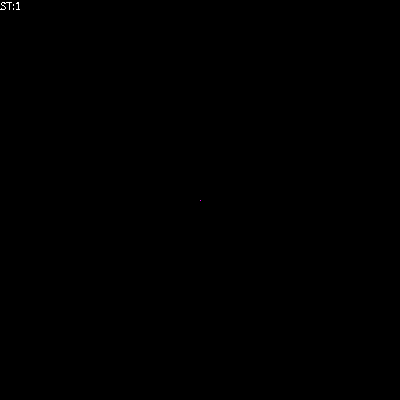
Frame 1 (no input)
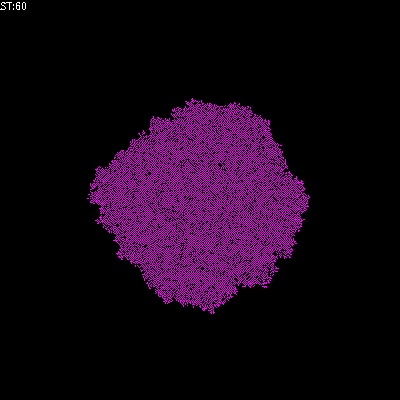
Frame 60 (the mouse pressed at the canvas centre just before this capture)
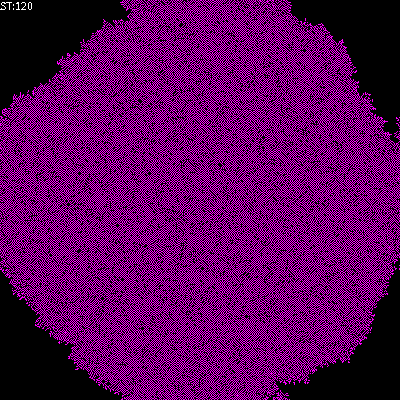
Frame 120 (the mouse held since frame 60 and released just before this capture)

The Processing sketch that drew these frames (run headless with seeded random() and noise(); from frame 60 on, the mouse is pressed at the canvas centre):

// Processing sketch: automat_MC_wzrost2D0
// ── automat_MC_wzrost2D0.pde
// Dwuwymiarowy, probalilistyczny (kroki MC) automat komórkowy - reguła "Żyj jesli nie masz za dużo sąsiadów". 
// Zasiewanie tablicy na początku z zadaną gęstością lub pojedynczą komórką
//////////////////////////////////////////////////////////////////////////////////////////////////////////////////

int WorldSize=400;//Ile chcemy elementów w linii i ile linii (tablica kwadratowa)

int[][] World=new int[WorldSize][WorldSize];//Tworzenie tablicy świata - w Processingu zawsze za pomocą alokacji

float IDens=0.0;//Początkowa gęstość w tablicy

void setup()
{
 size(400,400);    //Okno kwadratowe
 noSmooth(); //Znacząco przyśpiesza
 if(IDens>0)
  {
   for(int i=0;i<World.length;i++) //Zasiewanie tablicy
    for(int j=0;j<World.length;j++) 
      if(random(1.0)<IDens)
        World[i][j]=1;
  }
  else
  {
    World[WorldSize/2][WorldSize/2]=1;
  }
 frameRate(50);
}

int t=0;

void draw()
{  
  for(int i=0;i<World.length;i++)//Wizualizacja czyli "rysowanie na ekranie" 
    for(int j=0;j<World.length;j++) 
    {
      switch(World[i][j]){ //Instrukcja wyboru pozwala nam wybrać dowolny kolor w zależności od liczby w konmórce
      case 1:stroke(255,0,255);break;
      case 0:stroke(0,0,0);break;
      default: stroke(0,255,0);//To się pojawiac nie powinno
      break;
      } 
      point(i,j);
    }
  
  //Zmiana stanu automatu - krok Monte Carlo
  for(int a=0;a<World.length*World.length;a++)//Tyle losowań ile komórek
  {
       //Losowanie agenta 
       int i=(int)random(World.length);
       int j=(int)random(World.length);
       
       //Reguła - "ZLICZ SĄSIADÓW"
       int right = (i+1) % WorldSize;      
       int left  = (WorldSize+i-1) % WorldSize;
       int dw=(j+1) % WorldSize;   
       int up=(WorldSize+j-1) % WorldSize;
       
       int ile = World[left][j]
                +World[right][j]
                +World[i][up]
                +World[i][dw]              
                ;//suma z sąsiadów, ale stany tylko 0 i 1
      
        //Nowy stan zapisujemy do tablicy
        if(World[i][j]==0)//Martwa komorka
        {
          if(ile==1)//Rodzi się gdy ma rodzica
             World[i][j]=1;
        }
        else
          if(ile>=2) //Umiera gdy mu za ciasno
              World[i][j]=0;
   }
      
   t++;//Kolejne pokolenie/krok/rok
   text("ST:"+t,0,10);
}

//////////////////////////////////////////////////////////////////////////////////
// Autor: Wojciech T. Borkowski
// Materiały do podręcznika "Processing w edukacji i symulacji
// https://github.com/borkowsk/sym4processing/tree/master/ProcessingWEdukacji
//////////////////////////////////////////////////////////////////////////////////
